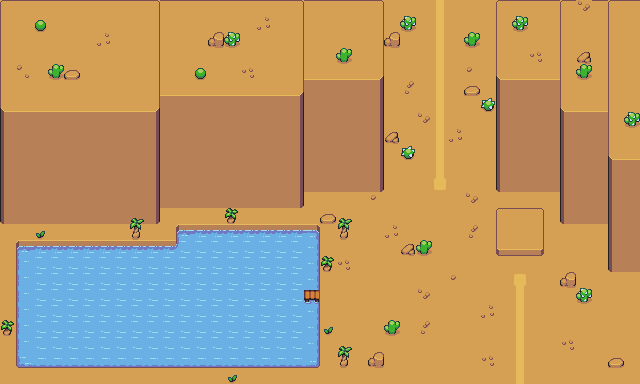

The image is a tile-based game level rendered from a .tmx file. Its description and source (layers, tilesets, objects; grid data summarised) follow:
An orthogonal 40x24 tile map with 16x16 px tiles, 2 tile layers (Tile Layer 1, Tile Layer 2), 2 tilesets and 46 objects.

<map version="1.10" tiledversion="1.12.1" orientation="orthogonal" renderorder="right-down" width="40" height="24" tilewidth="16" tileheight="16" infinite="0" nextlayerid="8" nextobjectid="57">
 <tileset firstgid="1" source="Desert.tsx" />
 <tileset firstgid="211" source="sand.tsx" />
 <layer id="1" name="Tile Layer 1" width="40" height="24">
  <data>[960 cells, 960 non-empty, 20 distinct tile ids]</data>
 </layer>
 <layer id="2" name="Tile Layer 2" width="40" height="24">
  <data>[960 cells, 247 non-empty, 46 distinct tile ids]</data>
 </layer>
 <objectgroup id="3" name="collision">
  <object id="1" x="302.482" y="-42.1293" width="81.7157" height="233.685" />
  <object id="2" x="159.987" y="-25.7055" width="144.041" height="233.7" />
  <object id="3" x="0.293999" y="0.0169311" width="159.692" height="223.971" />
  <object id="4" x="496.044" y="-11.1328" width="63.9239" height="203.084" />
  <object id="5" x="560.013" y="9.93012" width="49.7008" height="214.018" />
  <object id="6" x="608.074" y="-18.4791" width="51.9552" height="290.312" />
  <object id="7" x="496.062" y="208.342" width="47.7103" height="47.7103" />
  <object id="8" x="-65.4671" y="223.868" width="65.4387" height="208.434" />
  <object id="9" x="-6.85592" y="383.971" width="518.667" height="53.3275" />
  <object id="10" x="527.941" y="384.116" width="112.211" height="53.3275" />
  <object id="11" x="639.984" y="265.321" width="17.9323" height="121.287" />
  <object id="12" x="577.983" y="289.076" width="10.9562" height="11.9676" />
  <object id="15" x="481.946" y="98.0155" width="11.8673" height="11.6476" />
  <object id="16" x="465.684" y="33.6242" width="12.3069" height="11.8673" />
  <object id="17" x="401.732" y="17.3615" width="11.8673" height="11.8673" />
  <object id="18" x="400.853" y="145.265" width="13.4057" height="11.8673" />
  <object id="19" x="416.896" y="240.863" width="12.7464" height="13.6255" />
  <object id="21" x="385.396" y="321.033" width="13.2626" height="12.8725" />
  <object id="25" x="339.098" y="218.261" width="9.56625" height="20.3912" />
  <object id="26" x="322.987" y="256.778" width="9.81799" height="13.3424" />
  <object id="28" x="337.588" y="346.399" width="13.0907" height="20.1395" />
  <object id="30" x="1.50557" y="321.289" width="10.8401" height="13.249" />
  <object id="32" x="131.673" y="222.665" width="8.80033" height="15.9402" />
  <object id="33" x="225.235" y="208.473" width="11.458" height="14.9591" />
  <object id="34" x="16.0119" y="240.001" width="287.935" height="127.997" />
  <object id="35" x="303.937" y="299.178" width="16.0577" height="68.8188" />
  <object id="36" x="303.987" y="223.993" width="16.0067" height="65.955" />
  <object id="37" x="176.003" y="223.996" width="128.02" height="16.2209" />
  <object id="49" x="384.765" y="32.6536" width="15.2992" height="13.9292" />
  <object id="50" x="385.459" y="132.459" width="13.5439" height="8.66809" />
  <object id="51" x="464.285" y="86.6809" width="16.7944" height="9.20985" />
  <object id="52" x="399.545" y="244.603" width="15.9818" height="10.0225" />
  <object id="53" x="320.719" y="213.723" width="14.6274" height="8.66809" />
  <object id="54" x="368.665" y="352.954" width="14.6274" height="13.273" />
  <object id="55" x="560.446" y="271.691" width="14.8983" height="16.2527" />
  <object id="56" x="608.392" y="358.913" width="15.9818" height="9.20985" />
 </objectgroup>
 <objectgroup id="4" name="Spike">
  <object id="38" x="399.897" y="16.212" width="15.9547" height="15.44" />
  <object id="39" x="464.488" y="32.1668" width="16.212" height="15.6974" />
  <object id="40" x="479.928" y="95.4709" width="16.7267" height="15.44" />
  <object id="42" x="399.897" y="143.85" width="15.6974" height="15.6974" />
  <object id="43" x="416.109" y="238.806" width="16.7267" height="17.4987" />
  <object id="44" x="383.17" y="319.352" width="16.7267" height="15.9547" />
  <object id="45" x="575.665" y="287.563" width="16.3144" height="16.3144" />
 </objectgroup>
 <objectgroup id="6" name="Change_Scene">
  <object id="46" x="376.749" y="-43.3609" width="133.764" height="38.8612" />
 </objectgroup>
 <objectgroup id="7" name="Change_Scene_1">
  <object id="47" x="505.614" y="388.404" width="45.6366" height="9.19299" />
  <object id="48" x="539.589" y="731.183" width="1.95503" />
 </objectgroup>
</map>
